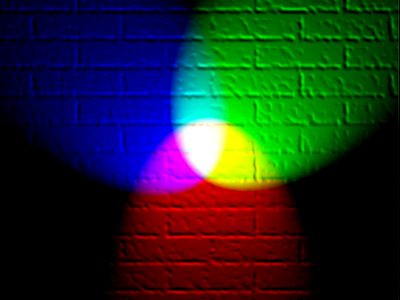
#> input picture 7 - İmgenin Parlaklığını ve Karşıtlığını Değiştirme Uygulaması/rgb.jpg, 400 x 300 px
$ python uygulama-7.1.py
#> lines starting #> are read from the running program, lines starting #| are printed output that depends on the picture
#> further down, img is the input picture: shape (300, 400, 3); mean B, G, R 36.9, 41.6, 29.5
import cv2
import numpy as np

def donustur(img):
    b1=-50
    b2=50
    boy = img.shape[0]
#> boy = 300
    en = img.shape[1]
#> en = 400
    koyu = np.zeros((boy,en,3))
    acik = np.zeros((boy,en,3))

    for i in range(en):
        for j in range(boy):
            koyu[j][i] = img[j][i] + b1
            acik[j][i] = img[j][i] + b2
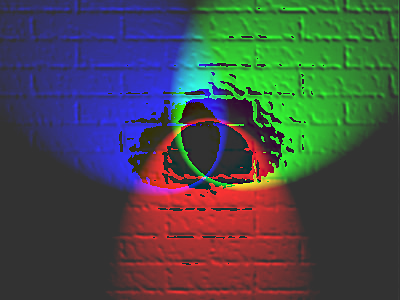
#> acik: shape (300, 400, 3) float64; mean B, G, R 74.4, 75.3, 69.2
    return koyu,acik


img = cv2.imread('rgb.jpg')
cv2.imshow('Resim',img)

koyu,acik = donustur(img)

resim_koyu = koyu.astype(np.uint8)
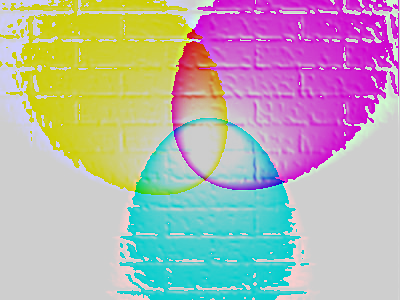
#> resim_koyu: shape (300, 400, 3); mean B, G, R 176.7, 177, 183.9
cv2.imshow('Koyu',resim_koyu)

resim_acik = acik.astype(np.uint8)
cv2.imshow('Acik',resim_acik)

cv2.waitKey()
